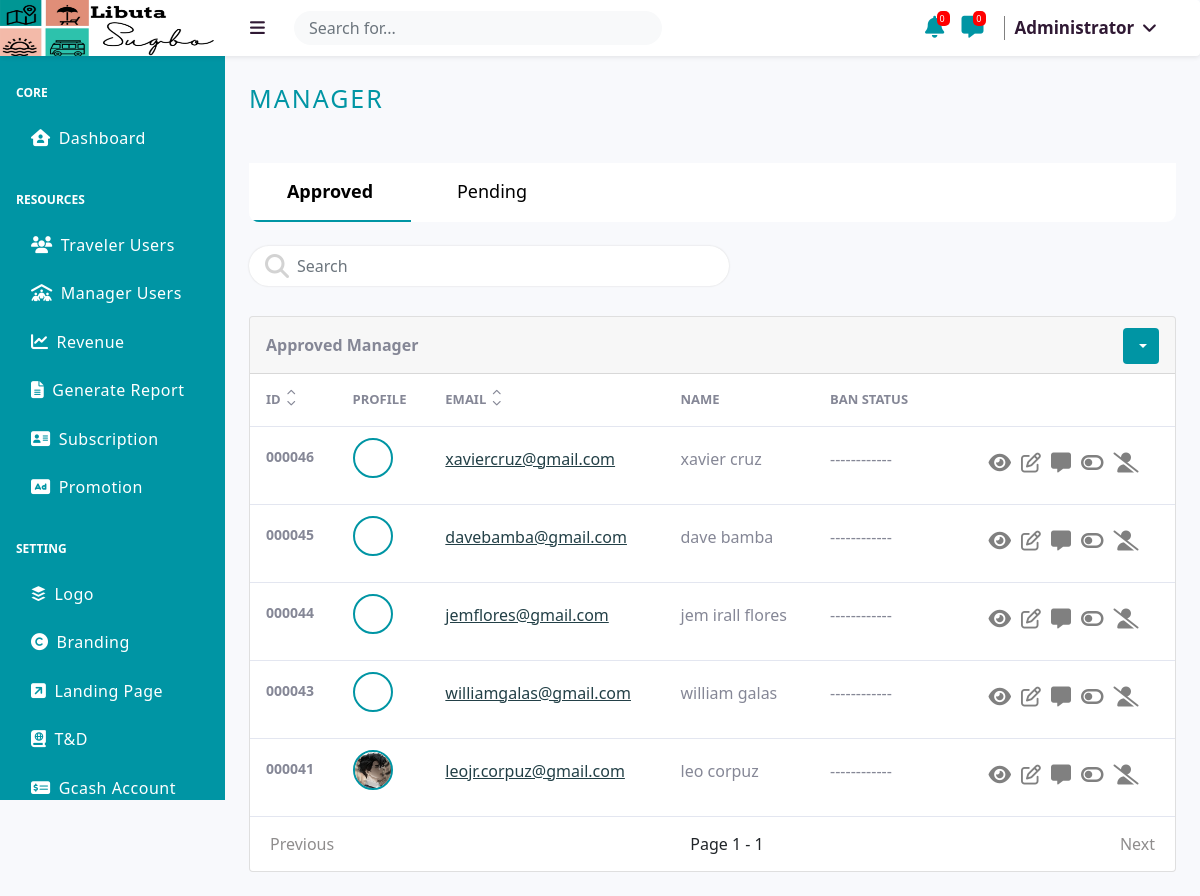
The app's page /src/administrator/manager.php (signed in) with its own data.
### tables this page shows
CREATE TABLE `logo` (
  `id` int(255) NOT NULL,
  `image` varchar(255) NOT NULL
);

CREATE TABLE `users` (
  `id` int(255) NOT NULL,
  `first_name` varchar(255) NOT NULL,
  `middle_name` varchar(255) NOT NULL,
  `last_name` varchar(255) NOT NULL,
  `email` varchar(255) NOT NULL,
  `phone` varchar(255) NOT NULL,
  `password` varchar(255) NOT NULL,
  `type` varchar(255) NOT NULL,
  `maneger_type` varchar(255) DEFAULT NULL,
  `subcribed_at` timestamp NULL DEFAULT NULL,
  `image` varchar(255) NOT NULL,
  `status` varchar(255) NOT NULL,
  `block_status` varchar(255) NOT NULL
);

### src/administrator/_TABLE_UI/active-manager-table.php (the view, shortened to what the rows shown need)
<?php
                        $User = new User;
                        $status = $User::STATUS_ACTIVE;
                        $type = $User::USER_TYPE_MANAGER;
                        include '_UI_SORTING_FETCHING/manager-fetch.php';
                    ?>
                    <div class="card mb-4">
                        <div class="card-body-table overflowtables">
                            <?php if($display>0): ?>
                            <table class="tablenew">
                                <thead class="hideafter">
                                    <tr>
                                    <?php if(isset($_GET['search'])): ?>
                                        <th scope="col">
                                            <div class="d-flex">
                                                <span>ID </span>
                                                <div class="sorted-table">
                                                    <div><a href="?search=<?php echo $_GET['search'] ?>&id=asc"><i class="fas fa-chevron-up"></i></a></div>
                                                    <div><a href="?search=<?php echo $_GET['search'] ?>&id=desc"><i class="fas fa-chevron-down"></i></a></div>
                                                </div>
                                            </div>
                                        </th>
                                        <th scope="col">Profile</th>
                                        <th scope="col">
                                            <div class="d-flex">
                                                <span>Email</span>
                                                <div class="sorted-table">
                                                    <div><a href="?search=<?php echo $_GET['search'] ?>&email=asc"><i class="fas fa-chevron-up"></i></a></div>
                                                    <div><a href="?search=<?php echo $_GET['search'] ?>&email=desc"><i class="fas fa-chevron-down"></i></a></div>
                                                </div>
                                            </div>
                                        </th>
                                        <th scope="col">Name</th>
                                        <th scope="col">Ban Status</th>
                                        <th scope="col"></th>
                                    <?php else: ?>
                                        <th scope="col">
                                            <div class="d-flex">
                                                <span>ID </span>
                                                <div class="sorted-table">
                                                    <div><a href="?id=asc"><i class="fas fa-chevron-up"></i></a></div>
                                                    <div><a href="?id=desc"><i class="fas fa-chevron-down"></i></a></div>
                                                </div>
                                            </div>
                                        </th>
                                        <th scope="col">Profile</th>
                                        <th scope="col">
                                            <div class="d-flex">
                                                <span>Email</span>
                                                <div class="sorted-table">
                                                    <div><a href="?email=asc"><i class="fas fa-chevron-up"></i></a></div>
                                                    <div><a href="?email=desc"><i class="fas fa-chevron-down"></i></a></div>
                                                </div>
                                            </div>
                                        </th>
                                        <th scope="col">Name</th>
                                        <th scope="col">Ban Status</th>
                                        <th scope="col"></th>
                                    <?php endif; ?>
                                    </tr>
                                </thead>
                                <tbody class="hideafter">
                                    <?php foreach ($display as $dis): ?>
                                        <tr class="<?php echo $dis['id']; ?>" id="<?php echo $dis['id']; ?>">
                                            <td id="idss"><?php echo sprintf('%06d', $dis['id'])?></td>
                                            <td>
                                                <div class="circular--landscape">
                                                    <img id="vievimage" src="../images/users/<?php echo $dis['image']; ?>" alt="">
                                                </div>
                                            </td>
                                            <td><a href="#"><?php echo $dis['email']; ?></a></td>
                                            <td data-target="name"><?php echo $dis['first_name'].' '.$dis['last_name']; ?></td>
                                            <td><?php
                                                if($dis['block_status']==$User::BLOCK_STATUS_TEMPORARY){
                                                    echo "TEMPORARY BAN";
                                                }elseif($dis['block_status']==$User::BLOCK_STATUS_PERMANENTLY){
                                                    echo "PERMANENTLY BAN";
                                                }else{
                                                    echo "------------";
                                                }
                                            ?></td>
                                            <td id="btn">
                                            <td id="btn">
                                                <div class="d-flex">
                                                    <span class="tip_view_container">
                                                        <i class="fa-solid fa-eye btns" id="showinfo" data-id="<?php echo $dis['id']; ?>"></i>
                                                    </span>
                                                    <?php if($dis['block_status']==$User::BLOCK_STATUS_PERMANENTLY): ?>
                                                        <?php else: ?>
                                                        <?php if($dis['block_status']==$User::BLOCK_STATUS_TEMPORARY): ?>
                                                            <span class="tip_update_container">
                                                            <i class="far fa-edit btns" id="updateuser" data-id="<?php echo $dis['id']; ?>"></i>
                                                            <span class="tip_update">Update</span>
                                                            </span>
                                                            <span class="tip_message_container">
                                                                <i class="fa-solid fa-message btns" id="message" data-id="<?php echo $dis['id']; ?>"></i>
                                                                <span class="tip_message">Message</span>
                                                            </span>
                                                            <span class="tip_unban_container">
                                                                <i class="fas fa-toggle-on btns" id="unblockuser" data-id="<?php echo $dis['id'] ?>"></i>
                                                                <span class="tip_unban">Unban</span>
                                                            </span>
                                                            <span class="tip_perma_container">
                                                                <i class="fas fa-user-slash" id="deleteuser" data-id="<?php echo $dis['id']; ?>"></i>
                                                                <span class="tip_perma">Permanently Ban</span>
                                                            </span>
                                                        <?php else: ?>
                                                            <span class="tip_update_container">
                                                            <i class="far fa-edit btns" id="updateuser" data-id="<?php echo $dis['id']; ?>"></i>
                                                            </span>
                                                            <span class="tip_message_container">
                                                                <i class="fa-solid fa-message btns" id="message" data-id="<?php echo $dis['id']; ?>"></i>
                                                            </span>
                                                            <span class="tip_temp_container">
                                                                <i class="fas fa-toggle-off btns"  id="blockuser" data-id="<?php echo $dis['id']; ?>"></i>
                                                            </span>
                                                            <span class="tip_perma_container">
                                                                <i class="fas fa-user-slash" id="deleteuser" data-id="<?php echo $dis['id']; ?>"></i>
                                                            </span>
                                                        <?php endif; ?>
                                                    <?php endif; ?>
                                                </div>
                                            </td>
                                        </tr>
                                    <?php endforeach; ?>
                                </tbody>
                            </table>
                            <?php else: ?>
                                <div id="emptyss"><i class="fa-solid fa-table-list"></i><p>No Data</p></div>
                            <?php endif; ?>
                        </div>
                    </div>

### src/administrator/_UI/header_1.php (shortened to what the rows shown need)
<?php
$logo = new Logo;
$Getlogo = $logo->Getlogo();
$logoimage = '';
if($Getlogo){
   $logoimage = $Getlogo->image;
}
?>
<a class="navbar-brand display-title-none" href="#">
    <?php if($logoimage): ?>
        <img src="../user/assets/logo/<?php echo $logoimage; ?>" alt="" id="logonav">
    <?php else: ?>
        <p style="margin-left:40px; margin-top:15px;">NO LOGO</p>
    <?php endif; ?>
</a>

### records on screen
logo: image (picture)
users: id "000046", email "xaviercruz@gmail.com", first_name "xavier", last_name "cruz"
users: id "000045", email "davebamba@gmail.com", first_name "dave", last_name "bamba"
users: id "000044", email "jemflores@gmail.com", first_name "jem irall", last_name "flores"
users: id "000043", email "williamgalas@gmail.com", first_name "william", last_name "galas"
users: id "000041", image (picture), email "leojr.corpuz@gmail.com", first_name "leo", last_name "corpuz"

### other values on screen
$page "1"
$pages "1"
